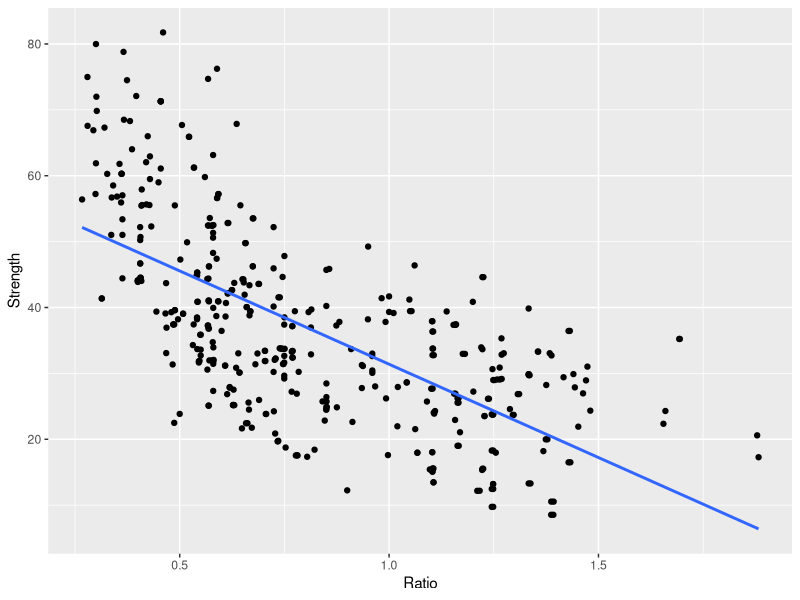
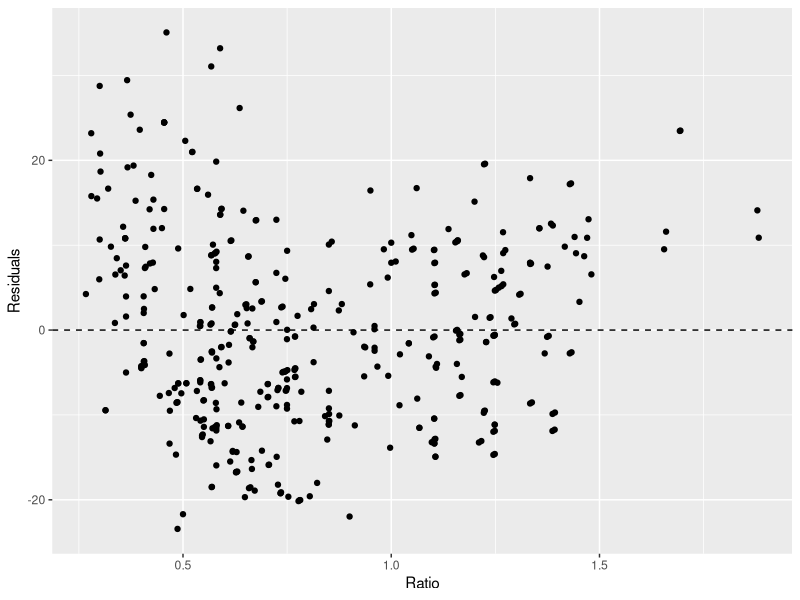
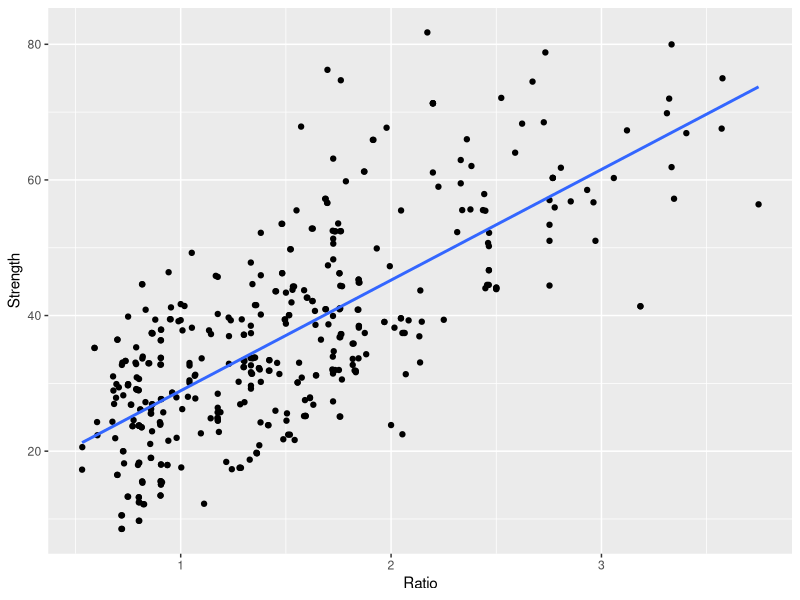
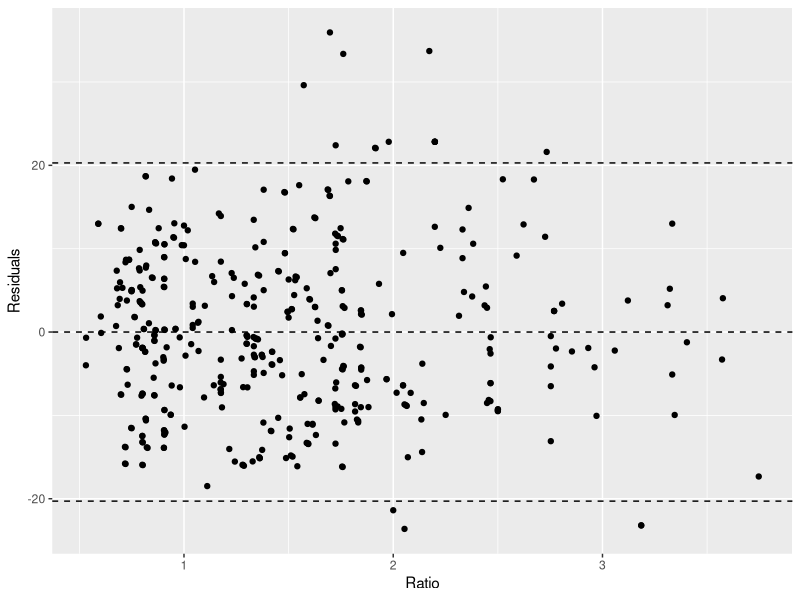
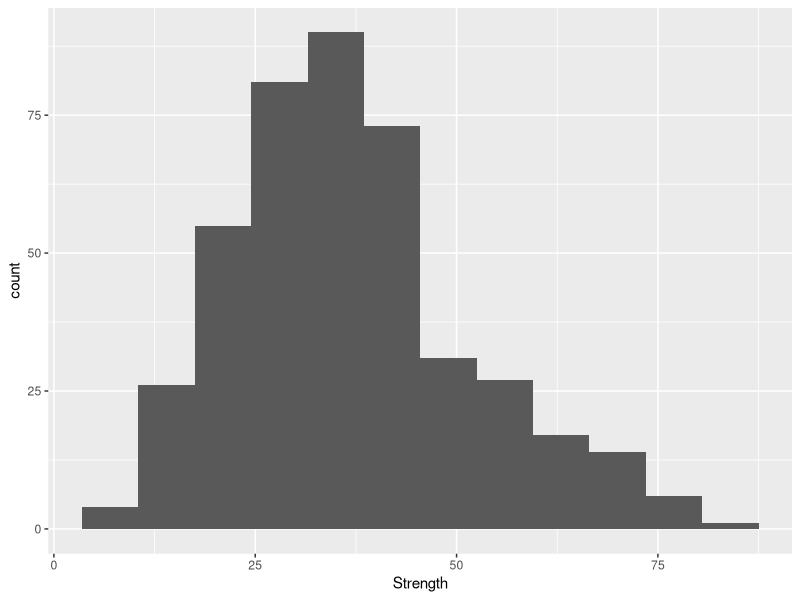

These figures' R source, in order:
library(tidyverse)

# read CSV:
concrete <- read_csv("datasets/concrete.csv")
head(concrete)

concrete <- concrete %>% filter(Age == 28) %>% select(Cement, Water, Strength)

concrete <- concrete %>% mutate(Ratio = Water/Cement)
ggplot( concrete, aes(Ratio,Strength)) + geom_point() + geom_smooth(method="lm", level=0) 
#ggsave("../images/concrete_wc.png", device="png")
concrete.fit <- lm( Strength ~ Ratio, data = concrete)
summary(concrete.fit)
concrete <- concrete %>% mutate( Residuals = concrete.fit$residuals )
concrete.rse <- sigma( concrete.fit )
ggplot( concrete, aes(Ratio, Residuals)) + geom_point() + geom_hline(yintercept=0, linetype="dashed")
#ggsave("../images/concrete_wc_res.png",device="png")

concrete <- concrete %>% mutate(Ratio = Cement/Water)
ggplot( concrete, aes(Ratio,Strength)) + geom_point() + geom_smooth(method="lm", level=0) 
#ggsave("../images/concrete_cw.png", device="png")
cor( concrete$Ratio, concrete$Strength )
concrete.fit <- lm( Strength ~ Ratio, data = concrete)
summary(concrete.fit)
concrete <- concrete %>% mutate( Residuals = concrete.fit$residuals )
concrete.rse <- sigma( concrete.fit )
ggplot( concrete, aes(Ratio, Residuals)) + geom_point() + geom_hline(yintercept = concrete.rse*c(-2,0,2), linetype="dashed")
#ggsave("../images/concrete_cw_res.png",device="png")
ggplot(concrete, aes(Strength)) + geom_histogram( binwidth=7 ) 
#ggsave("../images/concrete_strength.png", device="png")
confint( concrete.fit )
